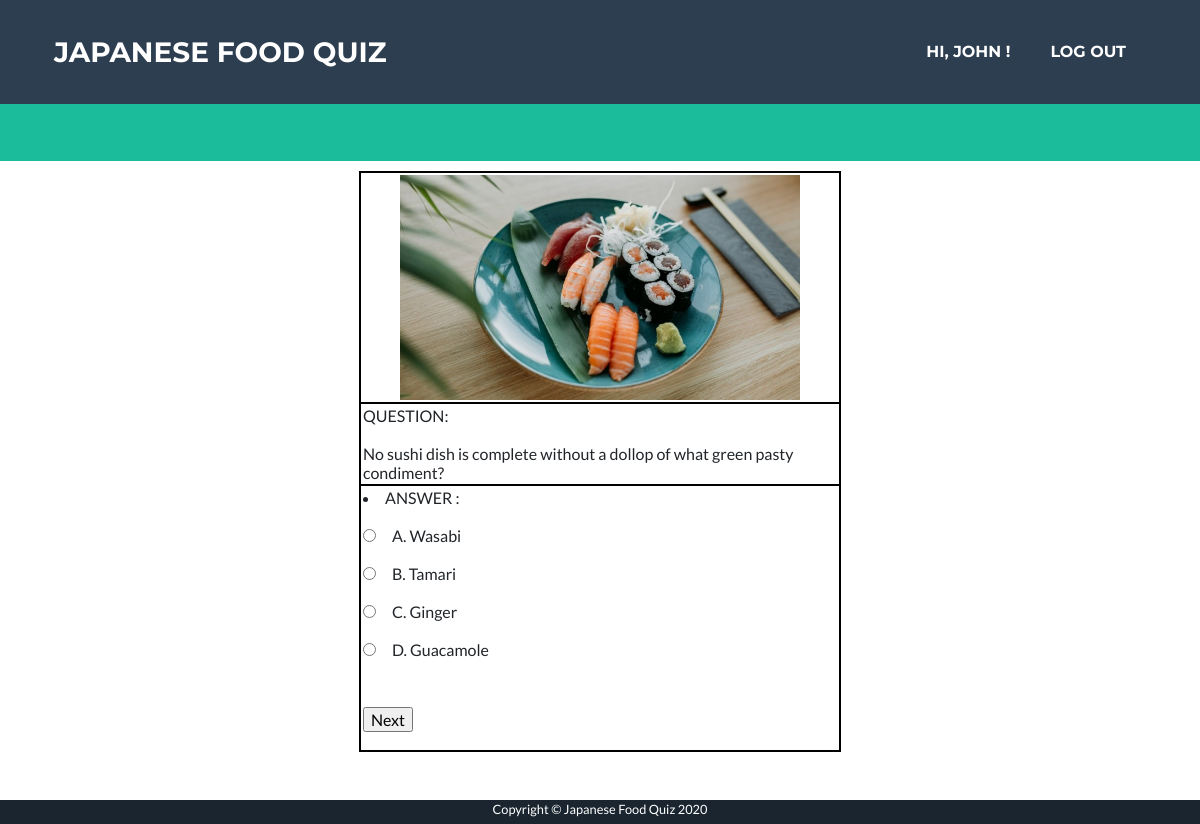
Screenshot of /qa?index=0&id=1 (signed in) with the database file from the repository.
### app/models.py (models this page shows, shortened)
class User(UserMixin, db.Model):
    __table_args__ = {'extend_existing': True}
    id = db.Column(db.String, primary_key=True)
    email = db.Column(db.String(128))
    name = db.Column(db.String(128))
    password_hash = db.Column(db.String(128))
    status = db.Column(db.String)
    last_login = db.Column(db.DATE, nullable=False, default=datetime.now)

class Question(db.Model):
    __table_args__ = {'extend_existing': True}
    questionID = db.Column(db.Integer, primary_key=True)
    quizSetID = db.Column(db.Integer)
    question = db.Column(db.String(1000))
    choiceA = db.Column(db.String(100))
    choiceB = db.Column(db.String(100))
    choiceC = db.Column(db.String(100))
    choiceD = db.Column(db.String(100))
    correctAnswer = db.Column(db.String(2))

### app/routes.py (the view, shortened to what this page needs)
@app.route('/qa', methods=['GET', 'POST'])
def qa():
	form = AnswerForm()
	quizSetId = int(request.args.get('id'))
	index = request.args.get('index')
	if index is None:
		index = 0
	else:
		index = int(index)
	question = None
	total_count = 0
	quizSet = QuizSet.query.filter_by(quizSetID=quizSetId).first()
	picture = "/static/images/"+quizSet.picture
	next = "/qa?id="+str(quizSetId)
	if quizSetId is not None:
		questions = Question.query.filter_by(quizSetID=quizSetId).all()
		total_count = len(questions)
		if len(questions) > 0:
			if index < len(questions):
				question = questions[index]
				next += "&index="+str(index+1)
			else:
				flash("finish")
	if question is None:
		flash("no question")
		return redirect('/user_page')
	return render_template('qa.html', form=form, question=question, index=index, quizSetId=quizSetId, picture=picture, next=next, username=current_user.name)

### app/forms.py
class AnswerForm(FlaskForm):
    submit = SubmitField('Next')

### app/models.py (called while the page is built)
@login.user_loader
def load_user(id):
    user = User.query.filter_by(id=(int(id))).first()
    return user

### app/templates/qa.html (shortened to what this page needs)
﻿<!DOCTYPE html>
<html lang="en">
  <td>
    <link href="/static/style.css" rel="stylesheet" />
    <link href="/static/qa.css" rel="stylesheet" />
{% extends 'base.html' %}
{% block content %}
            {% if question %}
                 <p style="text-align:center;">
                 <table class="tbCss mb-5" align="center">
                    <tr>
                        <td style="width:480px; height:120px; text-align:center"> <img src="{{ picture }}" width="400" alt="miss～～"/></td>
                    </tr>
                    <tr>
                        <td style="width:240px; text-align:left; vertical-align:top;">
                           QUESTION:<br /><br /> {{ question.question }}
                        </td>
                    </tr>
                    <tr>
                        <td>
                       <form action="" method="post">
                               <li>
                                   ANSWER :<br /><br />
                                <input style="margin-right: 1rem;" type="radio"  name="choice" value="A">A. {{ question.choiceA }}
                                <br /><br />
                                <input style="margin-right: 1rem;" type="radio"  name="choice" value="B">B. {{ question.choiceB }}
                                <br /><br />
                                <input style="margin-right: 1rem;" type="radio"  name="choice" value="C">C. {{ question.choiceC }}
                                <br /><br />
                                <input style="margin-right: 1rem;" type="radio"  name="choice" value="D">D. {{ question.choiceD }}
                                </li>
                            <p class="mt-5">
                              {{ form.submit (class="button2")}}
                            </p>
                          </form>
                        </td>
                    </tr>
                  </table>
            {% endif %}
{% endblock %}

### app/templates/base.html (shortened to what this page needs)
  </head>
  <body id="page-top">
    <nav
      class="navbar navbar-expand-lg bg-secondary text-uppercase fixed-top"
      id="mainNav"
    >
      <div class="container">
        <a class="navbar-brand js-scroll-trigger" href="/index"
          >Japanese Food Quiz</a
        >
        <div class="collapse navbar-collapse" id="navbarResponsive">
          <ul class="navbar-nav ml-auto">
            {% if username %}
                <li class="nav-item mx-0 mx-lg-1" style="padding:0; margin: 0 0.25rem 0 0.25rem">
                    <a class="nav-link py-3 px-0 px-lg-3 rounded js-scroll-trigger"
                      href="/user_page"
                    style="padding:1rem;">Hi, {{ username }} !</a>
                </li>
                <li class="nav-item mx-0 mx-lg-1" style="padding:0; margin: 0 0.25rem 0 0.25rem">
                    <a class="nav-link py-3 px-0 px-lg-3 rounded js-scroll-trigger"
                      href="/logout"
                    style="padding:1rem;">Log Out</a>
                </li>
            {% endif %}
          </ul>
        </div>
      </div>
    </nav>
    {% block content %}{% endblock %}
    <section class="copyright text-center text-white" style="height: 1.5rem;">
      <div class="container" >
        <small>Copyright © Japanese Food Quiz 2020</small>
      </div>
    </section>
  </body>
</html>

### app/static/qa.css (style rules this page uses)
.tbCss tr { padding: 0.125rem; border: solid 0.125rem #000; }
.tbCss td { padding: 0.125rem ; border: solid 0.125rem #000; }

### rows the page displays
User: name "JOHN"
Question: question "No sushi dish is complete without a dollop of what green pasty condiment?", choiceA "Wasabi", choiceB "Tamari", choiceC "Ginger", choiceD "Guacamole"
